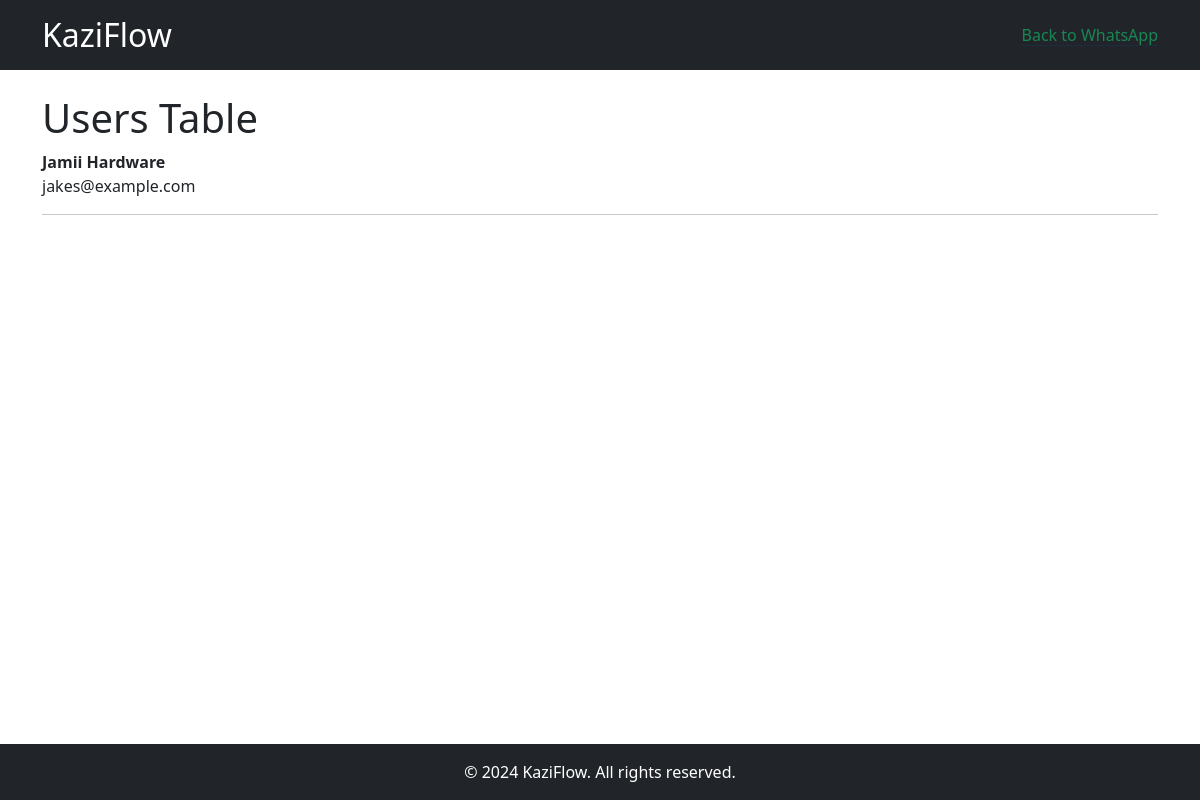
The app's page /, older data.
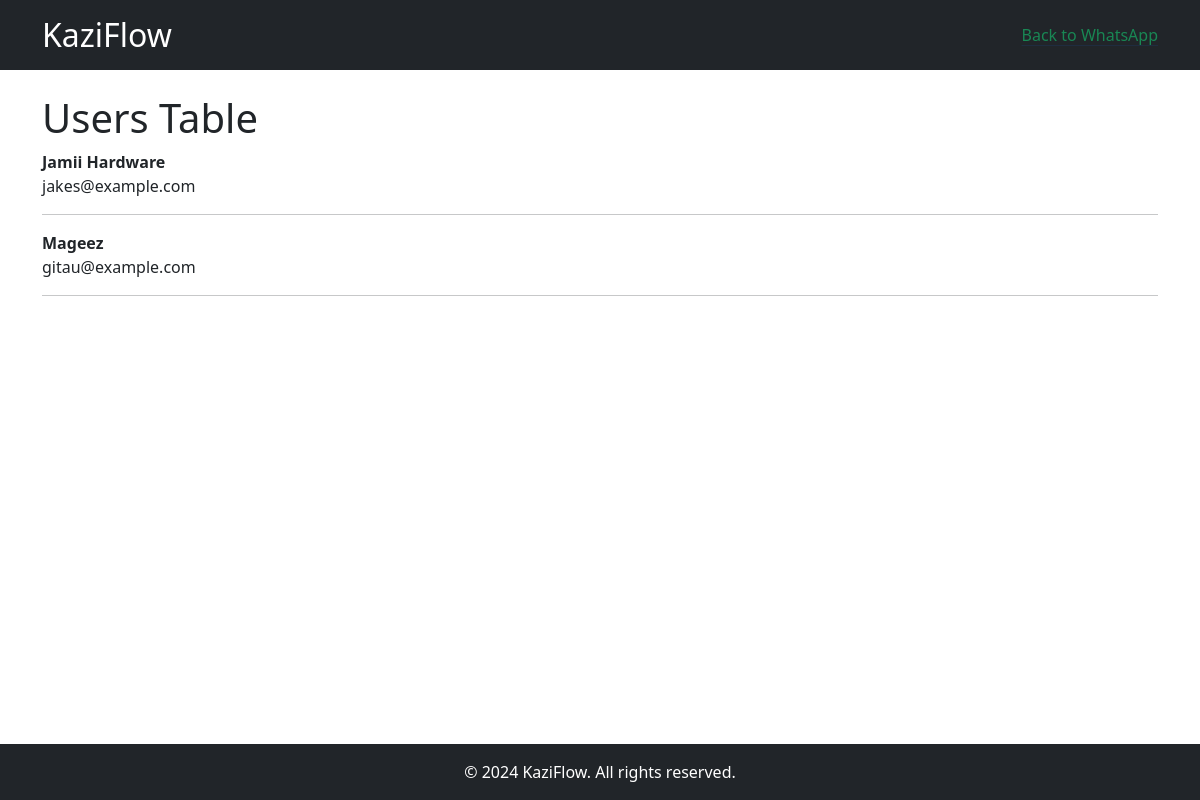
The same page, newer data.
### blog/models.py (models this page shows, shortened)
class User(models.Model):
    username = models.CharField(max_length=100, unique=True)
    phone = models.CharField(max_length=15, unique=True)
    email = models.EmailField(unique=True)
    password = models.CharField(max_length=128)  # You might use Django's default auth system instead
    created_at = models.DateTimeField(auto_now_add=True)

### blog/views.py (the view)
# urls.py: path('', views.home, name='home'),
def home(request):
    all_users = User.objects.all()
    return render(request, 'home.html', {'all': all_users})

### blog/templates/home.html
{% extends "base.html" %}
{% block content %}
{% load static %}
<h1>Users Table</h1>
{% for item in all%}
<strong>{{ item.username }}</strong><br/>
{{ item.email }}<br/>
<hr/>
{% endfor %}
{% endblock %}

Row changes from the older to the newer data that the page shows:
added User: username "Mageez", email "gitau@example.com"
